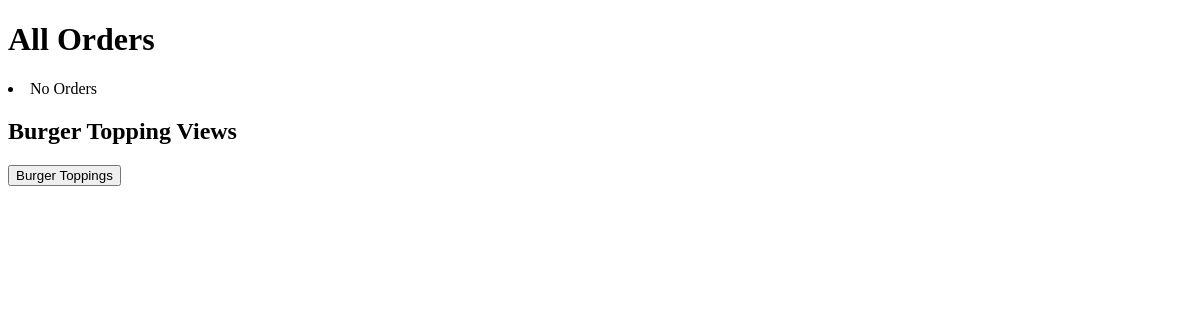
Page /restaurant on the earlier database version.
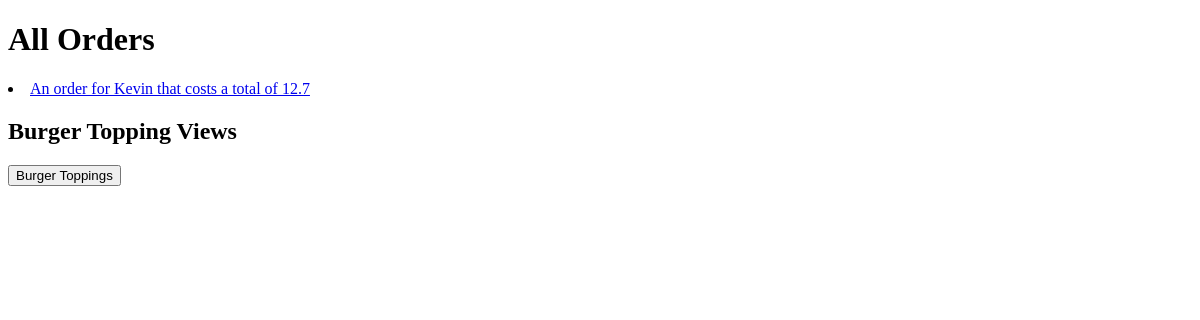
Same page on the later database version.
### orders/models.py (models this page shows)
class Order(models.Model):
    name = models.CharField(max_length = 64)
    orderPrice = models.FloatField()
    def __str__(self):
        return f"An order for {self.name} that costs a total of {self.orderPrice}"

### orders/views.py (the view)
# urls.py: path("restaurant", views.allOrders, name = "allOrders"),
def allOrders(request):
    orderList = Order.objects.all()
    context = {
        "orderList": orderList
    }
    return render(request, "restaurant/allOrders.html", context)

### orders/templates/restaurant/allOrders.html (shortened to what this page needs)
{% load static %}
<!DOCTYPE html>
<html>
    <head>
    </head>
    <body>
        <h1> All Orders </h1>
        {% for order in orderList %}
            <li>
                <a href="{% url 'viewOrder' order.id %}">
                    {{order}}
                </a>
            </li>
        {% empty %}
            <li> No Orders </li>
        {% endfor %}
        <h2> Burger Topping Views</h2>
        <form action = "{%url 'burgerToppingPage' %}" method = "post">
                <button> Burger Toppings </button>
        </form>
    </body>
</html>

Differences in the rows shown:
added Order: name+orderPrice "An order for Kevin that costs a total of 12.7"
Other differences:
text no longer shown: "No Orders"
